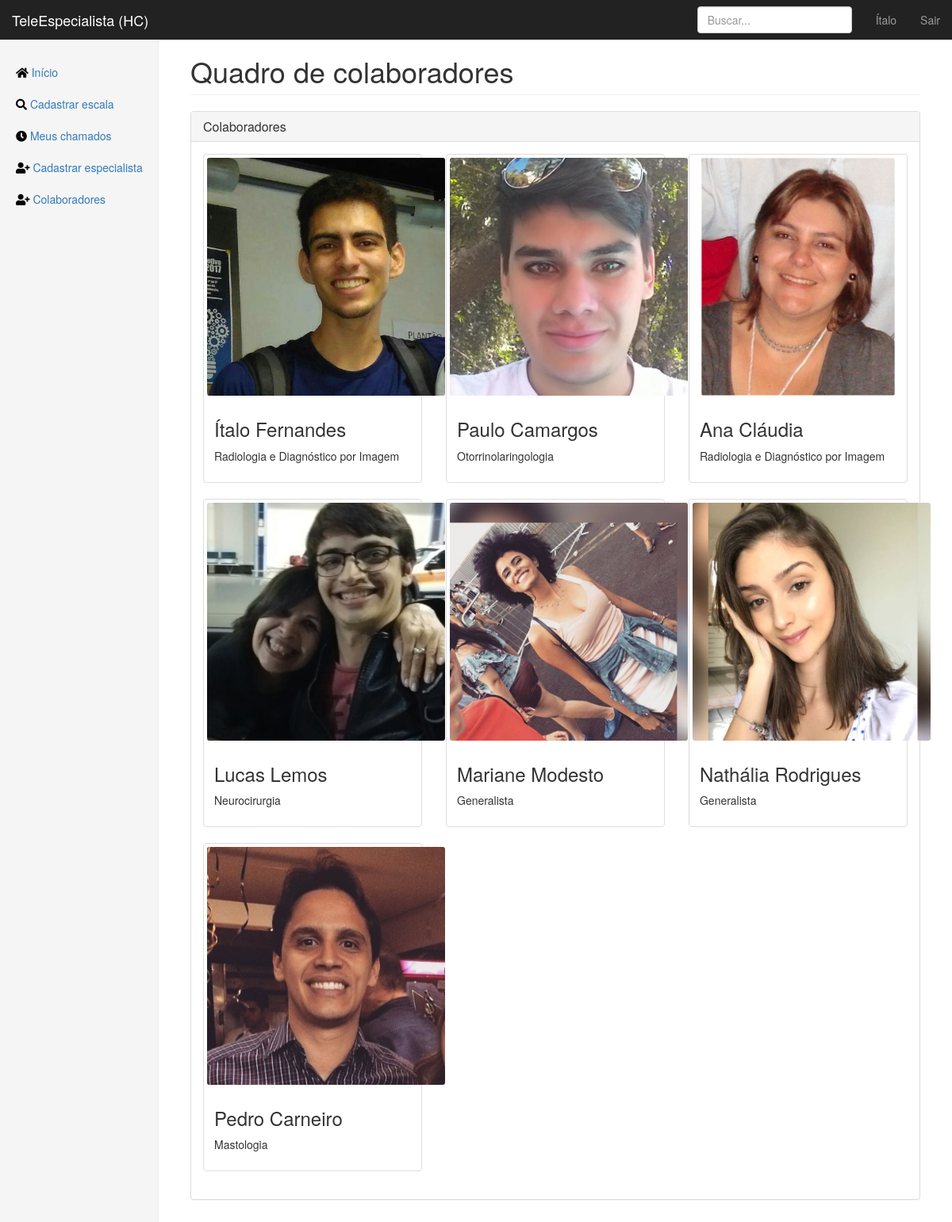
The app's page /staff (signed in) with its own data.
### app/models.py (models this page shows, shortened)
class User(db.Model, UserMixin):
    id = db.Column(db.Integer, primary_key=True)
    email = db.Column(db.String(120), unique=True, nullable=False)
    password = db.Column(db.String(64), nullable=False)
    image_file = db.Column(db.String(100))
    crm = db.Column(db.Integer, unique=True, nullable=False)
    fullname = db.Column(db.String(256), nullable=False)
    birthdate = db.Column(db.DateTime)
    birthcity = db.Column(db.String(256))
    birthstate = db.Column(db.String(2))
    rg = db.Column(db.String(12), unique=True, nullable=False)
    cpf = db.Column(db.String(12), unique=True, nullable=False)
    cep = db.Column(db.Integer)
    place = db.Column(db.String(64))
    address = db.Column(db.String(256))
    neighborhood = db.Column(db.String(128))
    city = db.Column(db.String(128))
    state = db.Column(db.String(2))
    phone_1 = db.Column(db.String(16), nullable=False)
    phone_2 = db.Column(db.String(16))
    specialties = db.relationship('Specialty', secondary=joinsSpecialtyUser,
    backref=db.backref('doctors', lazy='dynamic'))
    consultas = db.relationship('Consulta', secondary=joinConsultaUser,
    backref=db.backref('doctors', lazy='dynamic'))
    shifts = db.relationship('Calendar', secondary=joinCalendarUser,
    backref=db.backref('doctor', lazy='dynamic'))

class Specialty(db.Model):
    id = db.Column(db.Integer, primary_key=True)
    specialty = db.Column(db.String(64), unique=True, nullable=False)
    service_days = db.relationship('Calendar', backref='specialty')

### app/routes.py (the view)
@app.route("/staff")
@login_required
def staff():
    u = User.query.all()
    return render_template("staff.html", title="Colaboradores-TeleEspecialista", users=u)

### app/models.py (called while the page is built)
@login_manager.user_loader
def load_user(user_id):
    return User.query.get(int(user_id))

### app/templates/staff.html
{% if current_user.specialties[0].specialty == 'Geral' %}
{% extends "layout.html" %}
{% else %}
{% extends "layout_specialist.html" %}
{% endif %}
{% block content %}
<h1 class="page-header">Quadro de colaboradores</h1>
<div class="panel panel-default">
    <div class="panel-heading">
        <h3 class="panel-title">Colaboradores</h3>
    </div>
    <div class="panel-body">
        <div class="row">
            {% for u in users %}
            <div class="col-sm-6 col-md-4">
                <div class="thumbnail">
                <center>
                <img
                src="{{ url_for('static', filename='profilePics/' + u.image_file) }}"
                alt="User Picture"
                height= "300px"
                style="border-radius:1%">
                </center>
                <div class="caption">
                    <h3>{{ u.fullname }}</h3>
                    {% if u.specialties[0].specialty == 'Geral' %}
                    <p>Generalista</p>
                    {% else %}
                    <p>{{ u.specialties[0].specialty }}</p>
                    {% endif %}
                </div>
                </div>
            </div>
            {% endfor %}
        </div>
    </div>
</div>
{% endblock content %}

### app/templates/layout_specialist.html (shortened to what this page needs)
<!DOCTYPE html>
<html lang="pt-br">
<head>
    <link rel="stylesheet" href="https://use.fontawesome.com/releases/v5.0.13/css/all.css">
    <link href="{{ url_for('static', filename='css/bootstrap.min.css') }}" rel="stylesheet" type="text/css">
    <link href="{{ url_for('static', filename='css/dashboard.css') }}" rel="stylesheet" type="text/css">
    <link href="{{ url_for('static', filename='css/mainLogged.css') }}" rel="stylesheet" type="text/css">
</head>
<body>
    <nav class="navbar navbar-inverse navbar-fixed-top">
        <div class="container-fluid">
            <div class="navbar-header">
                <a class="navbar-brand" href="{{ url_for('home') }}">TeleEspecialista (HC)</a>
            </div>
            <div id="navbar" class="navbar-collapse collapse">
                <ul class="nav navbar-nav navbar-right">
                  <li><a href="{{ url_for("account") }}">{{current_user.fullname.split()[0]}}</a></li>
                    <li><a href="{{ url_for("logout") }}">Sair</a></li>
                </ul>
                <form class="navbar-form navbar-right">
                    <input type="text" class="form-control" placeholder="Buscar...">
                </form>
            </div>
        </div>
    </nav>
    <div class="container-fluid">
        <div class="row">
            <div class="col-sm-3 col-md-2 sidebar">
                <ul class="nav nav-sidebar">
                    <li><a href="{{ url_for("home") }}"> <i class="fa fa-home" style="color:black"></i>
                        Início<span class="sr-only">(current)</span></a></li>
                        <li><a href="{{ url_for("new_scale") }}"><i class="fa fa-search" style="color:black"></i>
                        Cadastrar escala</a></li>
                    <li><a href="{{ url_for("my_calls") }}"><i class="fa fa-clock" style="color:black"></i>
                        Meus chamados</a></li>
                    <li><a href="{{ url_for("register") }}"><i class="fa fa-user-plus" style="color:black"></i>
                        Cadastrar especialista</a></li>
                    <li><a href="{{ url_for("staff") }}"><i class="fa fa-user-plus" style="color:black"></i>
                        Colaboradores</a></li>
                </ul>
            </div>
            <div class="col-sm-9 col-sm-offset-3 col-md-10 col-md-offset-2 main">
                {% block content %}
                {% endblock content %}
            </div>
        </div>
    </div>
</body>
</html>

### app/static/css/dashboard.css (style rules this page uses)
body { padding-top: 50px; }
.navbar-fixed-top { border: 0; }
.sidebar { display: none; }
@media (min-width: 768px) { .sidebar { position: fixed; top: 51px; bottom: 0; left: 0; z-index: 1000; display: block; padding: 20px; overflow-x: hidden; overflow-y: auto; background-color: #f5f5f5; border-right: 1px solid #eee; } }
.nav-sidebar { margin-right: -21px; margin-bottom: 20px; margin-left: -20px; }
.nav-sidebar > li > a { padding-right: 20px; padding-left: 20px; }
.main { padding: 20px; }
@media (min-width: 768px) { .main { padding-right: 40px; padding-left: 40px; } }
.main .page-header { margin-top: 0; }

### app/static/css/mainLogged.css (style rules this page uses)
.thumbnail p, .thumbnail h4 { white-space: nowrap; text-overflow: ellipsis; overflow: hidden; }

### records on screen
User: fullname "Ítalo", image_file (picture), fullname "Ítalo Fernandes", specialty "Radiologia e Diagnóstico por Imagem"
User: image_file (picture), fullname "Paulo Camargos", specialty "Otorrinolaringologia"
User: image_file (picture), fullname "Ana Cláudia", specialty "Radiologia e Diagnóstico por Imagem"
User: image_file (picture), fullname "Lucas Lemos", specialty "Neurocirurgia"
User: image_file (picture), fullname "Mariane Modesto", shows "Generalista"
User: image_file (picture), fullname "Nathália Rodrigues", shows "Generalista"
User: image_file (picture), fullname "Pedro Carneiro", specialty "Mastologia"
